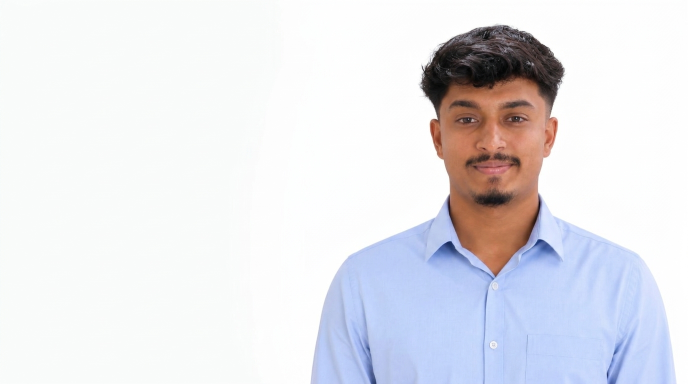
#> input picture scratch/Base_desktop_clean.png, 1376 x 768 px, given in place of Base_image_desktop.png, which was not available (shown at 1/2 size); the run also reads 1 picture not shown here
$ python refine_bg.py
#> lines starting #> are read from the running program, lines starting #| are printed output that depends on the picture; after the words box and inside, x2 and y2 are one past the last pixel; in counts of white or black regions, pixels touching at a corner belong together; pictures that were not available may be replaced by others from this repository, and a replacement may not be noted
import cv2
import numpy as np
from PIL import Image

def remove_backdrop(input_path, output_path):
#> called with input_path = 'public/images/Base_image_desktop.png'
    img = cv2.imread(input_path)
#> img is the input picture: shape (768, 1376, 3); mean B, G, R 234.5, 229.2, 229.1
    h, w, _ = img.shape
#> h = 768; w = 1376

    # Convert to LAB for luminance and chroma
    lab = cv2.cvtColor(img, cv2.COLOR_BGR2LAB)
#> lab: shape (768, 1376, 3); mean of channels 0, 1, 2 231.7, 129.4, 125.5
    l, a, b = cv2.split(lab)
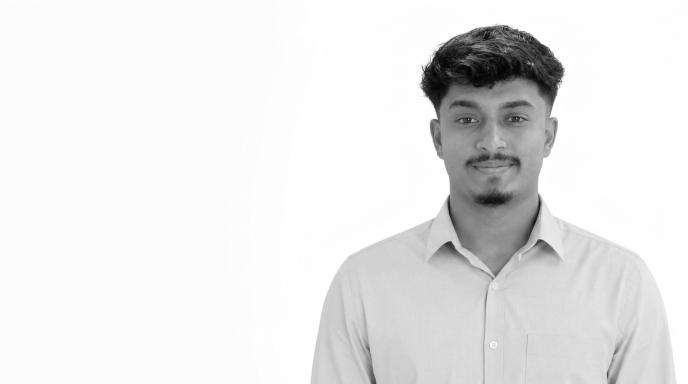
#> l: shape (768, 1376) (shown at 1/2 size); min 1, max 255, mean 231.7
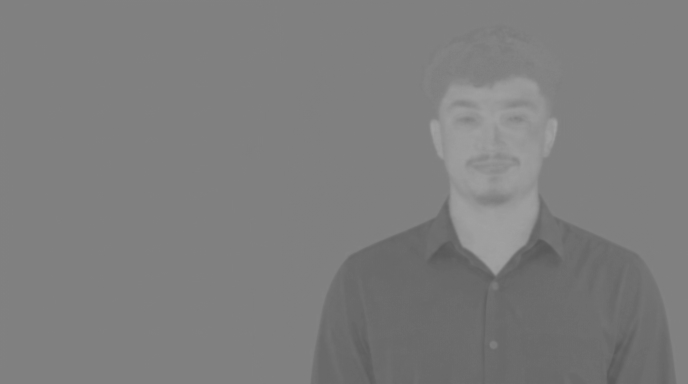
#> b: shape (768, 1376) (shown at 1/2 size); min 87, max 163, mean 125.5

    # White backdrop has high L (Luminance > 210 in 0-255 scale) and near-zero chroma (a ~ 128, b ~ 128)
    chroma = np.sqrt((a.astype(float) - 128)**2 + (b.astype(float) - 128)**2)
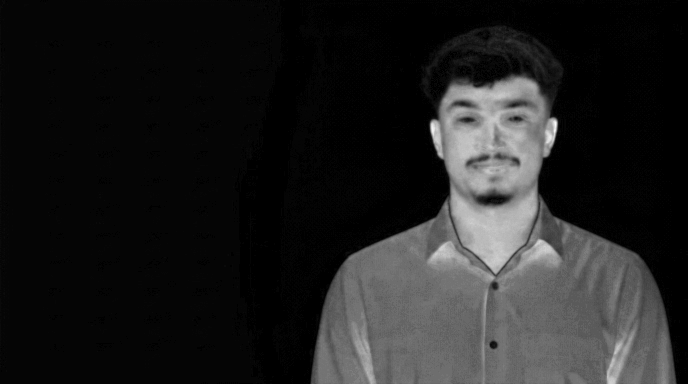
#> chroma: shape (768, 1376) float64 (shown at 1/2 size); min 0, max 50.99, mean 6.4; drawn with min black and max white

    # Backdrop probability mask: high L and low chroma
    is_white_bg = (l > 215) & (chroma < 12)
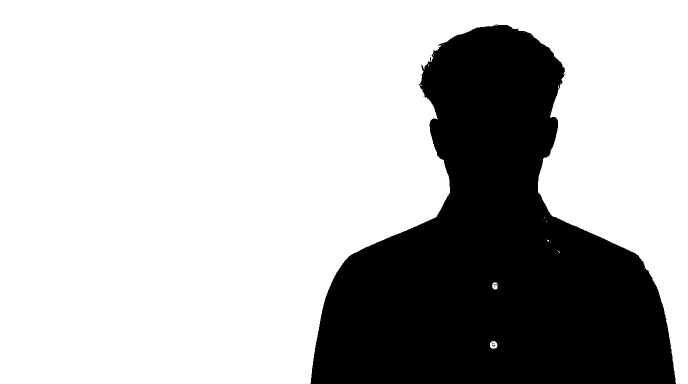
#> is_white_bg: shape (768, 1376) bool (shown at 1/2 size); 72.4% white; 9 black regions (8 under 20 px), largest, box (x1, y1, x2, y2) and area: (621, 48, 1352, 768) 291233

    # Perform floodFill connected component analysis from image borders to reach all backdrop pixels
    bg_seed_mask = np.zeros((h + 2, w + 2), np.uint8)
    ff_img = img.copy()

    # Seeds along edges
    border_seeds = []
    for x in range(0, w, 20):
        border_seeds.append((x, 0))
        border_seeds.append((x, h - 1))
    for y in range(0, h, 20):
        border_seeds.append((0, y))
        border_seeds.append((w - 1, y))

    lo = (15, 15, 15)
    up = (15, 15, 15)

    for seed in border_seeds:
        # Only seed if pixel is whitish
        px_l = l[seed[1], seed[0]]
        if px_l > 190:
            cv2.floodFill(ff_img, bg_seed_mask, seed, (0, 0, 0), lo, up, cv2.FLOODFILL_FIXED_RANGE)
#> this loop made 216 passes
#> px_l on passes 1 to 3: 252, 252, 253
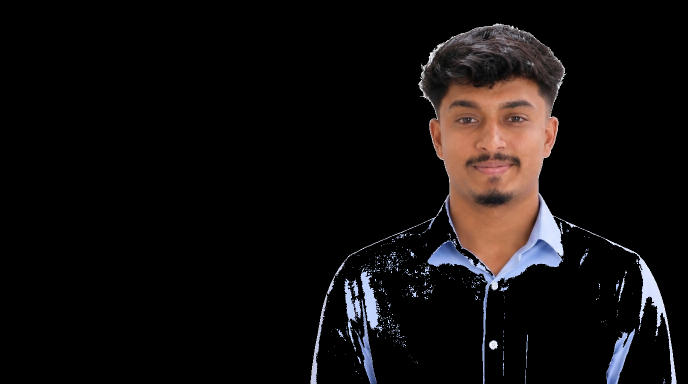
#> ff_img: shape (768, 1376, 3) (shown at 1/2 size); mean B, G, R 14.1, 14.4, 17.8

    floodfilled_bg = bg_seed_mask[1:-1, 1:-1] == 1

    # Combine floodfill with white color mask
    final_bg_mask = floodfilled_bg | (is_white_bg & floodfilled_bg)
#> final_bg_mask: shape (768, 1376) bool; 87.8% white; 582 black regions (550 under 20 px), largest, box (x1, y1, x2, y2) and area: (621, 47, 1353, 768) 117469, (1213, 657, 1270, 768) 2712, (721, 537, 764, 665) 2201

    # Refine Alpha Channel
    alpha = np.ones((h, w), dtype=np.float32) * 255.0

    # Distance to pure white in BGR space
    diff = np.max(np.abs(img.astype(float) - [255.0, 255.0, 255.0]), axis=2)
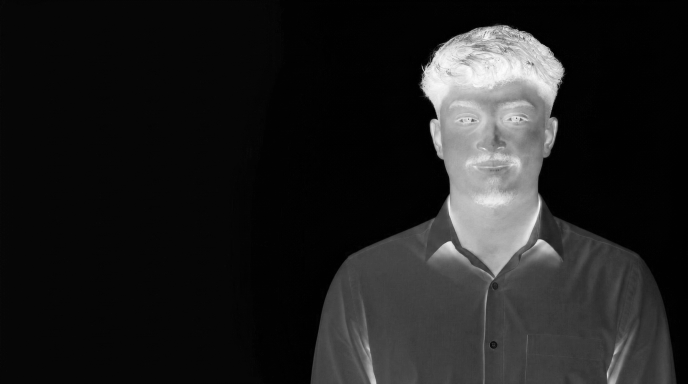
#> diff: shape (768, 1376) float64 (shown at 1/2 size); min 0, max 255, mean 31.4

    # Hard background
    alpha[final_bg_mask] = 0.0

    # Anti-aliasing / soft edge transition for pixels near the border
    bg_dist = cv2.distanceTransform((final_bg_mask == 0).astype(np.uint8), cv2.DIST_L2, 3)
    edge_zone = (bg_dist > 0) & (bg_dist < 3)
#> edge_zone: shape (768, 1376) bool; 1.7% white; 582 white regions (550 under 20 px), largest, box (x1, y1, x2, y2) and area: (621, 47, 1353, 768) 10557, (710, 599, 753, 768) 1039, (721, 537, 764, 665) 986
    alpha[edge_zone] = np.clip((bg_dist[edge_zone] / 3.0) * 255.0, 0, 255)

    # Convert to RGBA
    img_rgba = cv2.cvtColor(img, cv2.COLOR_BGR2RGBA)
    img_rgba[:, :, 3] = np.clip(alpha, 0, 255).astype(np.uint8)
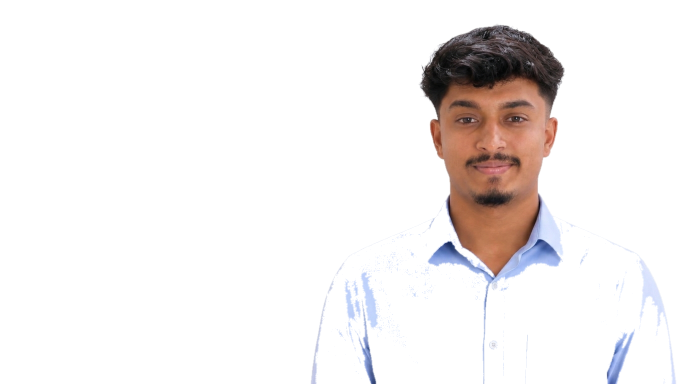
#> img_rgba: shape (768, 1376, 4) (shown at 1/2 size); mean R, G, B, A 229.1, 229.2, 234.5, 29.1; transparent parts drawn white

    out_pil = Image.fromarray(img_rgba)
    out_pil.save(output_path, "PNG")
    print(f"Processed: {output_path}")

remove_backdrop('public/images/Base_image_desktop.png', 'scratch/Base_image_desktop_transparent.png')
remove_backdrop('public/images/Reveal_image_desktop.png', 'scratch/Reveal_image_desktop_transparent.png')
#> the loop in remove_backdrop (call 2), `for seed in border_seeds:` made 216 passes
